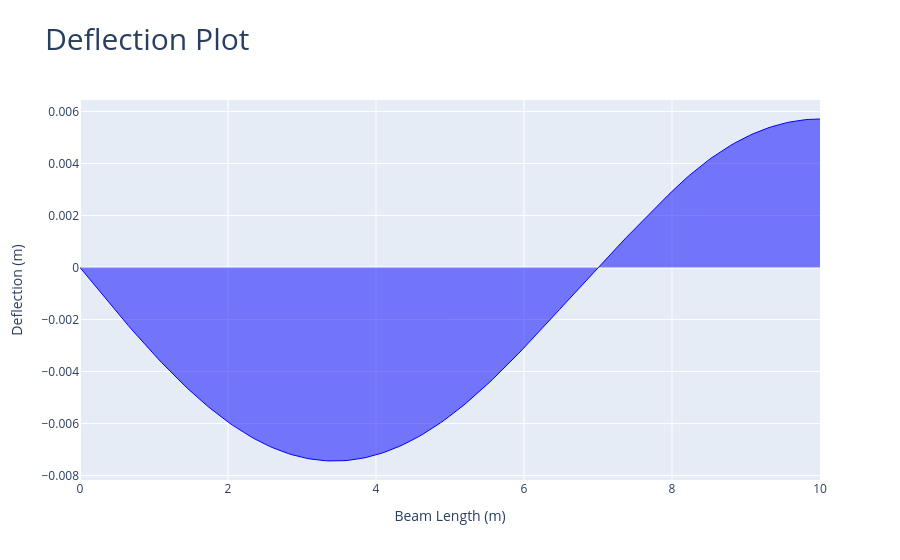

The cell this chart's notebook holds for it:
### Code cell
deflexao = viga.plot_deflection()
deflexao

### Figure 1 — Plotly figure (JSON) as saved in the notebook; plotly's stock layout.template omitted (floating-point values rounded to 4 significant figures; data arrays with more than 128 entries replaced by an {"elided": "..."} marker saying what was removed)
{"data": [{"fill": "tozeroy", "hovertemplate": "x: %{x:.3f} %{meta[0]}<br>f(x): %{y:.3f} %{meta[1]}", "line": {"color": "blue", "width": 1}, "meta": ["m", "m"], "mode": "lines", "name": "Deflection", "type": "scatter", "x": {"elided": "210 float values"}, "y": {"elided": "210 float values"}}], "layout": {"title": {"font": {"size": 30}, "text": "Deflection Plot"}, "xaxis": {"title": {"text": "Beam Length (m)"}}, "yaxis": {"title": {"text": "Deflection (m)"}}}}
